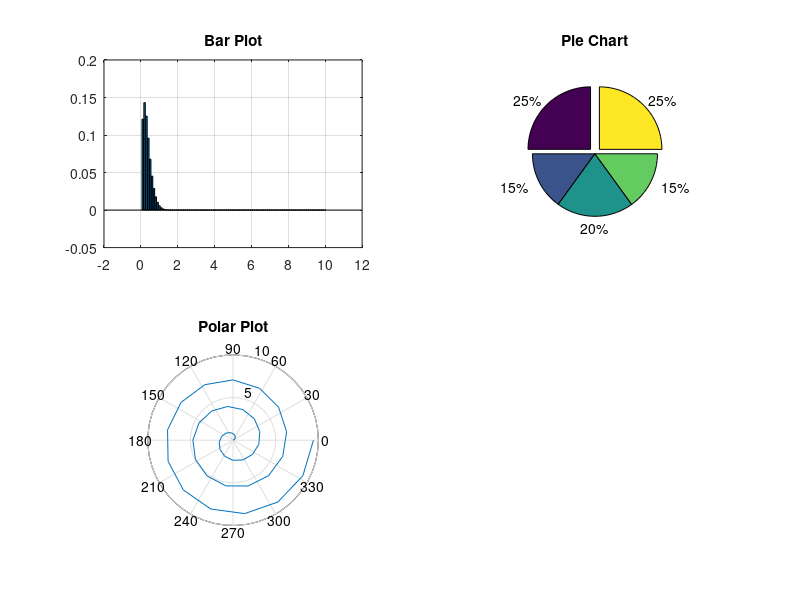

This chart was generated by the following MATLAB code: (Note: this script raises an error after producing the figure.)
% File: createSubplots.m
% Author: Kristian Padilla
% Date: 2021
% Revised: April 03, 2025
% Description: Generates multiple plots (bar plot, pie chart, polar plot, and ezplot) in a 2x2 grid.
% 
% Requirements:
% - Symbolic Math Toolbox (for symbolic calculations like `ezplot` and `syms`).

function main()
    % MAIN Entry point for generating subplots
    clear; clc; close all;

    % First plot: Bar plot
    xValues = linspace(0, 10, 100);
    yValues = exp(-5.0 * xValues) .* sin(2 * xValues);
    figure(1);
    subplot(2, 2, 1);
    bar(xValues, yValues);
    title('Bar Plot');
    grid on;
    hold on;

    % Second plot: Pie chart
    pieData = [250, 150, 200, 150, 250];
    subplot(2, 2, 2);
    pie(pieData, pieData == max(pieData));
    explode = [1, 0, 0, 0, 1];
    pie(pieData, explode);
    title('Pie Chart');

    % Third plot: Polar plot
    thetaValues = linspace(0, 6 * pi, 41);
    subplot(2, 2, 3);
    scaleFactor = 0.5;
    radiusValues = scaleFactor .* thetaValues;
    polar(thetaValues, radiusValues);
    title('Polar Plot');

    % Fourth plot: Ezplot plot
    syms xSymbol;
    subplot(2, 2, 4);
    expression = sin(xSymbol) / xSymbol;
    ezplotResult = ezplot(erf(expression), [-4 * pi, 4 * pi]);
    ezplotResult.Color = 'r';
    ezplotResult.Marker = 'p';
    title('Ezplot Plot');

    hold off;
end

main();
